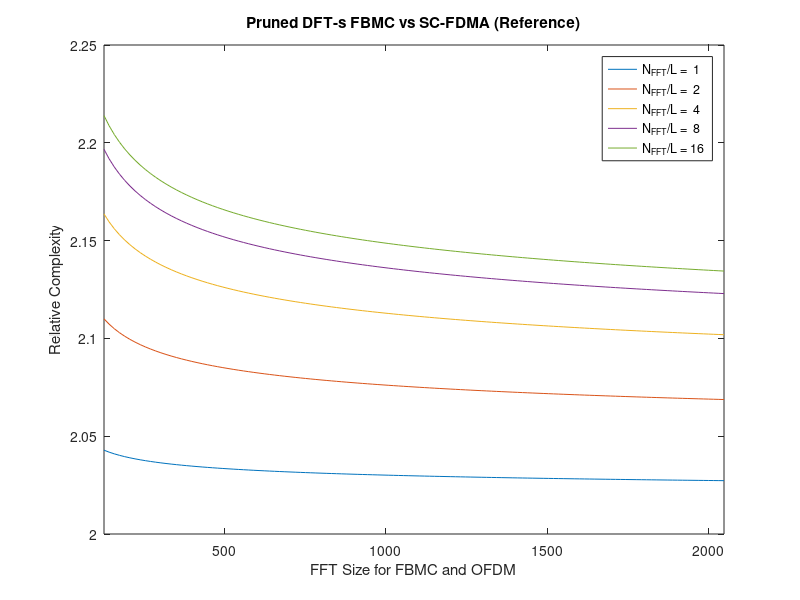
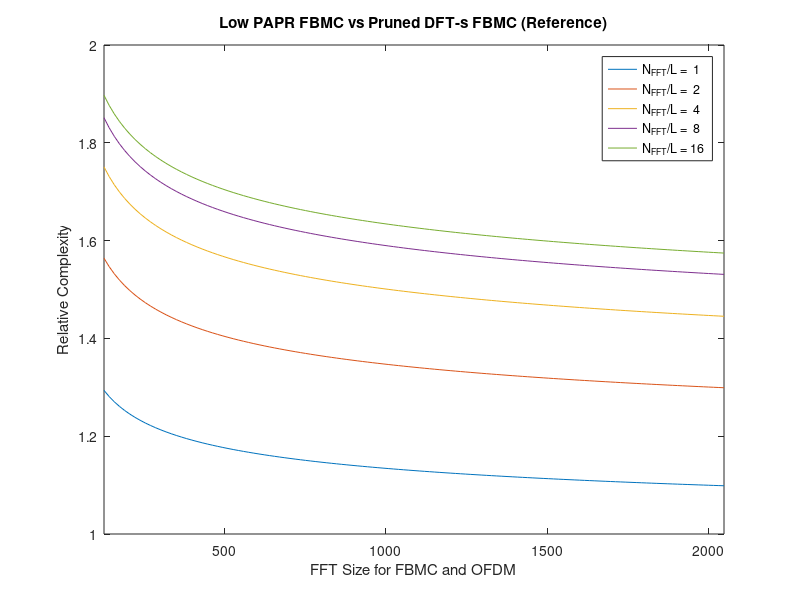

Write MATLAB code to recreate these figures, in order.
% =========================================================================   
% (c) 2018 Ronald Nissel, https://www.linkedin.com/in/ronaldnissel/
% =========================================================================   
% This script compares the computational complexity of pruned DFT spread
% FBMC, SC-FDMA and "Low PAPR FBMC".


clear; close all;

% Parameters
N_FFT =  128:16:2048;                   % FFT size for OFDM and FBMC
NoverL = [1 2 4 8 16];                  % Factor: "N_FFT/L"                      
O = 0.8;                                % Overlapping factor

% Start calculation
for i_NoverL = 1:length(NoverL)
    
    L = N_FFT/NoverL(i_NoverL);

    CFBMC = 2*(L/2+L.*log2(L/2)+N_FFT.*log2(N_FFT)+O*N_FFT);
    COFDM = L.*log2(L)+N_FFT.*log2(N_FFT);
    
    ClowPAPRFBMC =  L.*log2(L) + 2*N_FFT.*log2(N_FFT)+ 4*4*N_FFT;  % O=4; See the paper "Low PAPR FBMC"

    ComplexityIncrease(:,i_NoverL) = CFBMC./COFDM;    
    ComplexityIncreaseLowPAPRFBMC(:,i_NoverL) = ClowPAPRFBMC./CFBMC;
   
end

% Plot the computational complexity relative to the reference
figure(1);
plot(N_FFT,ComplexityIncrease);
xlabel('FFT Size for FBMC and OFDM'); 
ylabel('Relative Complexity');
title('Pruned DFT-s FBMC vs SC-FDMA (Reference)');
legend([repmat('N_{FFT}/L = ',length(NoverL),1) int2str(NoverL')]);
xlim([min(N_FFT) max(N_FFT)]);

figure(2);
plot(N_FFT,ComplexityIncreaseLowPAPRFBMC);
xlabel('FFT Size for FBMC and OFDM'); 
ylabel('Relative Complexity');
title('Low PAPR FBMC vs Pruned DFT-s FBMC (Reference)')
legend([repmat('N_{FFT}/L = ',length(NoverL),1) int2str(NoverL')]);
xlim([min(N_FFT) max(N_FFT)]);





